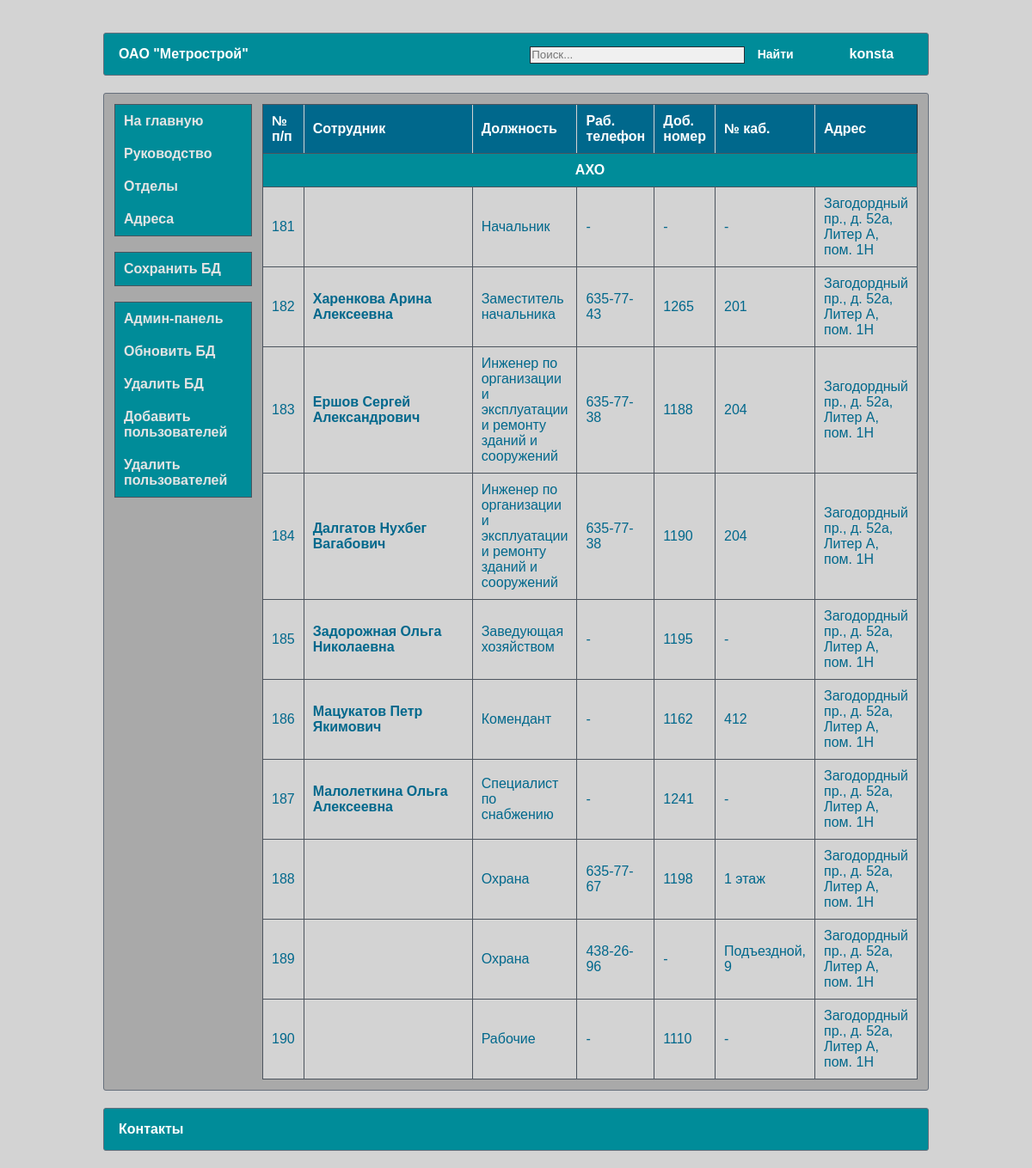
Page /departments/31 (signed in) on the committed database.
### catalog/models.py (models this page shows, shortened)
class Department(models.Model):
    name = models.TextField(max_length=150, verbose_name="Наименование отдела/подзразделения")
    short_name = models.CharField(max_length=50, verbose_name="Сокращенное название", null=True, blank=True)
    adress = models.ForeignKey('AdressDepartment', on_delete=models.SET_NULL, verbose_name="Местонахождение", null=True, blank=True)
    priority = models.IntegerField(verbose_name="Приоритет", null=False, blank=False, default=1)
    class Meta:
        ordering = ["priority"]

class Employee(models.Model):
    surname = models.CharField(max_length=30, verbose_name='Фамилия')
    name = models.CharField(max_length=30, verbose_name='Имя')
    patronymic = models.CharField(max_length=30, verbose_name='Отчество', null=True, blank=True)
    position = models.TextField(max_length=100, verbose_name='Должность', null=True, blank=True)
    department = models.ForeignKey('Department', on_delete=models.SET_NULL, verbose_name='Отдел/подзразделение', null=True, blank=True)
    phone_work = models.CharField(max_length=15, verbose_name='Рабочий телефон', null=True, blank=True)
    phone_work_additional = models.CharField(max_length=10, verbose_name='Добавочный номер', null=True, blank=True)
    phone_mob = models.CharField(max_length=30, verbose_name='Мобильный телефон', null=True, blank=True)
    email = models.EmailField(null=True, blank=True)
    office = models.CharField(max_length=10, verbose_name='№ кабинета', null=True, blank=True)
    dob = models.CharField(max_length=20, verbose_name='Дата рождения', null=True, blank=True)
    class Meta:
        ordering = ["id"]
    def get_absolute_url(self):
        return reverse('employee', args=[str(self.id)])
    def __str__(self):
        full_name = self.surname + " " + self.name
        if self.patronymic:
            full_name += " " + self.patronymic
        return full_name

class AdressDepartment(models.Model):
    street = models.CharField(max_length=30, verbose_name="Улица")
    building = models.CharField(max_length=10, verbose_name="Дом/Строение")
    letter = models.CharField(max_length=20, verbose_name="Корпус/Литера", null=True, blank=True)
    room = models.CharField(max_length=20, verbose_name="Помещение", null=True, blank=True)
    class Meta:
        ordering = ["street"]
    def __str__(self):
        full_adress = self.street + ", " + self.building
        if self.letter:
            full_adress += ", " + self.letter
        if self.room:
            full_adress += ", " + self.room
        return full_adress

### catalog/views.py (the view)
# urls.py: path('departments/<int:pk>', DepartmentDetail.as_view(), name='department-detail'),
class DepartmentDetail(generic.DetailView):
    model = Department
    def get_context_data(self, **kwargs):
        if self.request.user.is_authenticated:
            context = super().get_context_data(**kwargs)
            context['employees'] = Employee.objects.all()
            context['sub_departments'] = SubdivisionDepartament.objects.all()
            return context

### templates/catalog/department_detail.html (shortened to what this page needs)
{% extends "catalog/base.html" %}
{% load static %}
{% block content %}
        <table class="bordered">
            <thead>
            <tr>
                <th style="border-left: 1px solid #4c545e">№ п/п</th>
                <th>Сотрудник</th>
                <th>Должность</th>
                <th>Раб. телефон</th>
                <th>Доб. номер</th>
                <th>№ каб.</th>
                <th>Адрес</th>
            </tr>
            </thead>
            <tbody>
                <tr>
                    <td colspan="7" class="trdep">{{ department.name }}</td>
                </tr>
                {% for employee in employees  %}
                    {% if employee.department == department %}
                        <tr>
                            <td align="center" width="5%">{{ forloop.counter }}</td>
                            <td width="30%">
                                <b><a href="{{ employee.get_absolute_url }}">
                                    {{ employee }}
                                </a></b>
                            </td>
                            <td>{{ employee.position|default_if_none:"-" }}</td>
                            <td>{{ employee.phone_work|default_if_none:"-" }}</td>
                            <td>{{ employee.phone_work_additional|default_if_none:"-" }}</td>
                            <td>{{ employee.office|default_if_none:"-" }}</td>
                            <td>{{ department.adress|default_if_none:"-" }}</td>
                        </tr>
                    {% endif %}
                {% endfor %}
            </tbody>
        </table>
{% endblock %}

### templates/catalog/base.html (shortened to what this page needs)
﻿{% load static %}
<!DOCTYPE html>
<html>
	<head>
		<link rel="stylesheet" type="text/css" href="{% static 'catalog/style.css' %}">
		<link rel="stylesheet" type="text/css" href="{% static 'catalog/media-queries.css'  %}">
	</head>
	<body>
		<div class="wrapper">
			<div class="header">
                <table class="menu">
                    <tr>
                        <td>
                            ОАО "Метрострой"
                        </td>
                        <td align="right">
                            <form method="get" action="{% url 'results' %}">
                                <input type="text" placeholder="Поиск..." name="search">
                                <input type="submit" value="Найти">
                            </form>
                        </td>
                        <td align="center">
                            <a href="{% url 'logout' %}" title="Выход">{{ user.username }}</a>
                        </td>
                    </tr>
                </table>
			</div>
			<div class="content">
                <table>
                    <tr>
                        <td class="leftmenu">
                            <div class="leftCol">
                                <ul class="leftNav">
                                    <li><a href="{% url 'home' %}">На главную</a></li>
                                    <li><a href="{% url 'governance' %}">Руководство</a></li>
                                    <li><a href="{% url 'department' %}">Отделы</a></li>
                                    <li><a href="{% url 'addresses' %}">Адреса</a></li>
                                </ul>
                                <br>
                                {% if user.is_authenticated %}
                                    <ul class="leftNav">
                                            <li><a href="{% url 'save_db' %}">Сохранить БД</a></li>
                                        {% endif %}
                                    </ul>
                                <br>
                                {% if user.is_superuser %}
                                <ul class="leftNav">
                                        <li><a href="{% url 'admin:index' %}">Админ-панель</a></li>
                                        <li><a href="{% url 'upload_db' %}">Обновить БД</a></li>
                                        <li><a href="{% url 'delete_db' %}">Удалить БД</a></li>
                                        <li><a href="{% url 'crt_emp_users' %}">Добавить пользователей</a></li>
                                        <li><a href="{% url 'del_emp_users' %}">Удалить пользователей</a></li>
                                    {% endif %}
                                </ul>
        				    </div>
                        </td>
                        <td width="100%" style="vertical-align: top">
                            {% block content %}
                            {% endblock %}
                        </td>
                    </tr>
                </table>
            </div>
            <div class="header" style="padding-bottom: 20px">
                <table class="menu">
                    <tr>
                        <td>
                            Контакты
                        </td>
                    </tr>
                </table>
			</div>
		</div>
	</body>
</html>

### catalog/static/catalog/style.css (style rules this page uses)
* { margin: 0; padding: 0; }
a { color: #00688c; text-decoration: none; }
html,body { width: 100%; height: 100%; }
body { background: #d3d3d3; font-family: Arial; font-size: 14px; color: white; line-height: 18px; }
.wrapper { width: 80%; padding: 0 10px; margin: 0 auto; min-height: 100%; }
.header { padding-top: 20px; margin-bottom: 20px; }
.content { padding: 10px; border-radius: 3px; border: 1px solid #67707d; background-color: darkgray; overflow: hidden; }
ul,ol,dl { margin: 0 0 0 30px; }
table.menu { background-color: #008c99; height: 50px; border-radius: 3px; border: 1px solid #67707d; width: 100%; }
table.menu td { font-weight: bold; vertical-align: center; padding-left: 15px; padding-right: 15px; }
table.menu td a { color: white; text-decoration: none; }
table.bordered { border-collapse: collapse; border: 1px solid #292e35; width: 100%; background-color: #d3d3d3; border-radius: 3px; border-spacing: 0; }
table.bordered th { padding: 10px; vertical-align: center; border-bottom: 1px solid #4c545e; border-top: 1px solid #4c545e; border-left: 1px solid lightgrey; }
table.bordered td { padding: 10px; vertical-align: center; border: 1px solid #4c545e; color: #00688c; }
.trdep { text-align: center; font-weight: bold; color: white !important; background-color: #008c99; }
table.bordered th { background-color: #00688c; text-align: left; font-weight: bold; color: white; }
.leftmenu { vertical-align: top; font-weight: bold; }
.leftCol { float: left; margin-right: 10px; vertical-align: top; width: 160px; }
ul.leftNav { margin: 0 0 0 0; padding: 0; background-color: #008c99; border: 1px solid #4c545e; }
ul.leftNav li a { color: #e4e4e4; text-decoration: none; padding: 10px 10px 10px 10px; display: block; }
ul.leftNav li { list-style: none; }
input[type=text], input[type=password] { padding: 1px; height: 20px; border: 1px solid #292e35; background-color: #f0f0f0; width: 250px; }
input[type=submit] { font-weight: bold; font-size: 14px; background-color: #008c99; border: 0; color: white; padding: 3px 10px 3px 10px; }

### rows in the picture
Department: name "АХО", adress "Загодордный пр., д. 52а, Литер А, пом. 1Н"
Employee: position "Начальник", phone_work "-", phone_work_additional "-", office "-"
Employee: surname+name+patronymic "Харенкова Арина Алексеевна", position "Заместитель начальника", phone_work "635-77-43", phone_work_additional "1265", office "201"
Employee: surname+name+patronymic "Ершов Сергей Александрович", position "Инженер по организации и эксплуатации и ремонту зданий и сооружений", phone_work "635-77-38", phone_work_additional "1188", office "204"
Employee: surname+name+patronymic "Далгатов Нухбег Вагабович", position "Инженер по организации и эксплуатации и ремонту зданий и сооружений", phone_work "635-77-38", phone_work_additional "1190", office "204"
Employee: surname+name+patronymic "Задорожная Ольга Николаевна", position "Заведующая хозяйством", phone_work "-", phone_work_additional "1195", office "-"
Employee: surname+name+patronymic "Мацукатов Петр Якимович", position "Комендант", phone_work "-", phone_work_additional "1162", office "412"
Employee: surname+name+patronymic "Малолеткина Ольга Алексеевна", position "Специалист по снабжению", phone_work "-", phone_work_additional "1241", office "-"
Employee: position "Охрана", phone_work "635-77-67", phone_work_additional "1198", office "1 этаж"
Employee: position "Охрана", phone_work "438-26-96", phone_work_additional "-", office "Подъездной, 9"
Employee: position "Рабочие", phone_work "-", phone_work_additional "1110", office "-"

### other values in the picture
{{ user.username }} "konsta"
